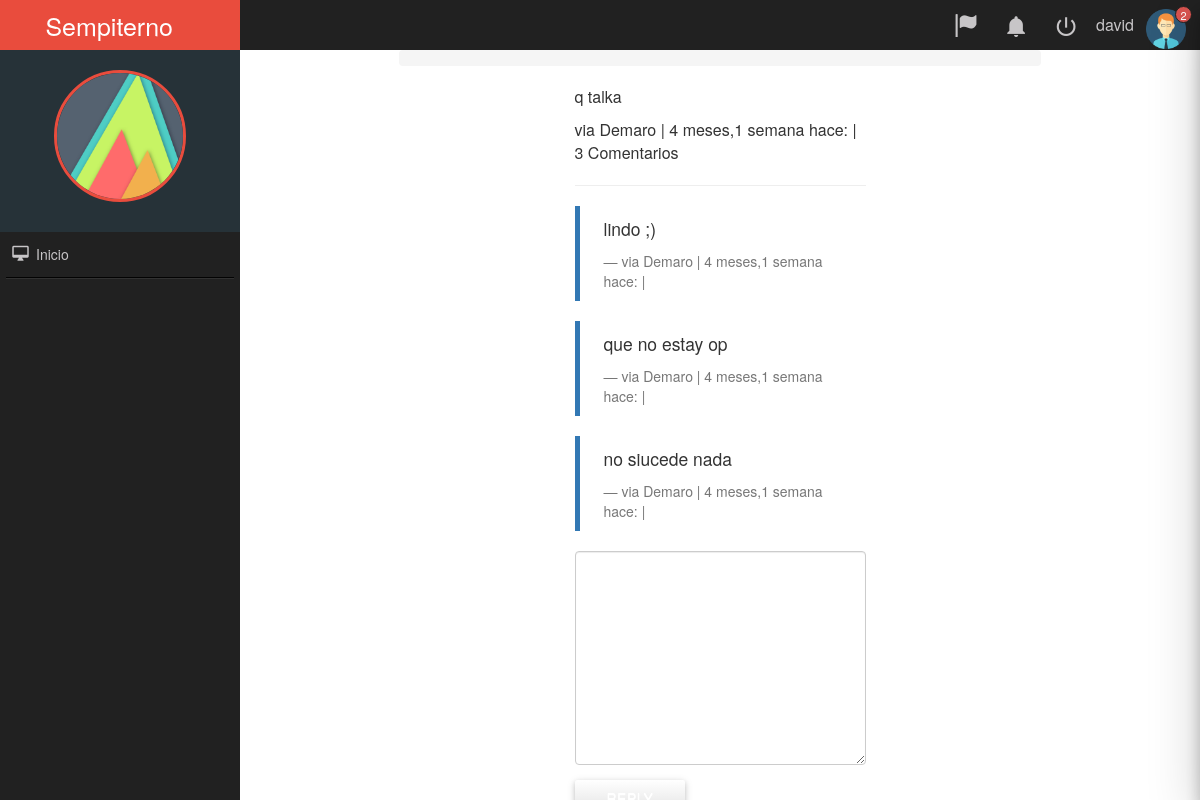
Page /comments/1/ (signed in) on the committed database.
### comments/models.py (models this page shows, shortened)
class Comment(models.Model):
    user        = models.ForeignKey(settings.AUTH_USER_MODEL, default=1)
    content_type = models.ForeignKey(ContentType, on_delete=models.CASCADE)
    object_id = models.PositiveIntegerField()
    content_object = GenericForeignKey('content_type', 'object_id')
    parent      = models.ForeignKey("self", null=True, blank=True)
    content     = models.TextField()
    timestamp   = models.DateTimeField(auto_now_add=True)
    objects = CommentManager()
    class Meta:
        ordering = ['-timestamp']
    def children(self): #replies
        return Comment.objects.filter(parent=self)
    @property
    def is_parent(self):
        if self.parent is not None:
            return False
        return True

### comments/views.py (the view, shortened to what this page needs)
# urls.py: url(r'^(?P<id>\d+)/$', comment_thread, name='thread'),
def comment_thread(request, id):
    try:
        obj = Comment.objects.get(id=id)
    except:
        raise Http404
    if not obj.is_parent:
        obj = obj.parent
    content_object = obj.content_object # Post that the comment is on
    content_id = obj.content_object.id
    initial_data = {
            "content_type": obj.content_type,
            "object_id": obj.object_id
    }
    form = CommentForm(request.POST or None, initial=initial_data)
    context = {
        "comment": obj,
        "form": form,
    }
    return render(request, "comment_thread.html", context)

### comments/forms.py
class CommentForm(forms.Form):
    content_type = forms.CharField(widget=forms.HiddenInput)
    object_id = forms.IntegerField(widget=forms.HiddenInput)
    content = forms.CharField(label='', widget=forms.Textarea)

### templates/comment_thread.html (shortened to what this page needs)
{% extends "base.html" %}
{% load urlify %}
{% load crispy_forms_tags %}
{% block content %}
<div class='col-sm-6 col-sm-offset-3'>
          <p>{{ comment.content }}</p>
          <footer>via {{ comment.user }} | {{ comment.timestamp|timesince }} hace: | {% if comment.children.count > 0 %}{{ comment.children.count }} Comentario{% if comment.children.count > 1 %}s{% endif %} {% endif %} </footer>
          <hr/>
          <div>
              {% for child_comment in comment.children %}
                <blockquote>
                <p>{{ child_comment.content }}</p>
                <footer>via {{ child_comment.user }} | {{ child_comment.timestamp|timesince }} hace: | {% if request.user == child_comment.user %}<a href='{{ child_comment.get_delete_url }}'>Eliminar</a>{% endif %}</footer>
                </blockquote>
             {% endfor %}
             {% if request.user.is_authenticated %}
            <form method="POST" action="."> {% csrf_token %}
                {{ form|crispy }}
                <input type='submit' value='Reply' class='btn btn-default'>
            </form>
            {% else %}
            <p>
            Debes iniciar sesión para comentar! </p>
            {% endif %}
        </div>
</div>
{% endblock content %}

### templates/base.html (shortened to what this page needs)
<!DOCTYPE html>
<html lang="es">
<head>
<link rel="stylesheet" href="https://maxcdn.bootstrapcdn.com/bootstrap/3.3.6/css/bootstrap.min.css">
<link rel="stylesheet" href="https://maxcdn.bootstrapcdn.com/bootstrap/3.3.6/css/bootstrap-theme.min.css">
<link rel='stylesheet' href='https://maxcdn.bootstrapcdn.com/font-awesome/4.5.0/css/font-awesome.min.css' >
{% load staticfiles %}
<link rel='stylesheet' href='{% static "css/base.css" %}' />
    <link rel="stylesheet" href='{% static "css/normalize.css" %}'>
    <link rel="stylesheet" href='{% static "css/materialize.min.css" %}'>
    <link rel="stylesheet" href='{% static "css/material-design-iconic-font.min.css" %}'>
    <link rel="stylesheet" href='{% static "css/jquery.mCustomScrollbar.css" %}'>
    <link rel="stylesheet" href='{% static "css/sweetalert.css" %}'>
    <link rel="stylesheet" href='{% static "css/style.css" %}'>
    <section class="NavLateral full-width">
        <div class="NavLateral-content full-width">
            <header class="NavLateral-title full-width center-align">
               Sempiterno
            </header>
            <figure class="full-width NavLateral-logo">
                <img src='{% static "assets/img/logo.png" %}' alt="material-logo" class="responsive-img center-box">
            </figure>
            <div class="NavLateral-Nav">
                <ul class="full-width">
                    <li>
                        <a href="/" class="waves-effect waves-light"><i class="zmdi zmdi-desktop-mac zmdi-hc-fw"></i> Inicio</a>
                    </li>
                    <li class="NavLateralDivider"></li>
                </ul>
            </div>
        </div>
    </section>
    </head>
    <section class="ContentPage full-width">
        <div class="ContentPage-Nav full-width">
            <ul class="full-width">
                {% if request.user.is_authenticated %}
                <li><figure><img src='{% static "assets/img/user.png" %}' alt="UserImage"></figure></li>
                <li style="padding:0 5px;">{{request.user.username}}</li>
                <li><a href='{% url "logout" %}' class="tooltipped waves-effect " data-position="bottom" data-delay="50" data-tooltip="Logout"><i class="zmdi zmdi-power"></i></a></li>
                {% endif %}
                {% if request.user.is_authenticated %}
                <li>
                    <a href="#" class="tooltipped waves-effect-light btn-Notification" data-position="bottom" data-delay="50" data-tooltip="Notifications">
                        <i class="zmdi zmdi-notifications"></i>
                <li><a href='/create' class="tooltipped waves-effect" data-position="bottom" data-delay="50" data-tooltip="Publicar"><i class="glyphicon glyphicon-flag"></i></a></li>
                        <span class="ContentPage-Nav-indicator bg-danger">2</span>
                    {% endif %}
                    </a>
                </li>
            </ul>
        </div>
</body>
</head>
<body>
<div class='container'>
    <ol class='breadcrumb'>
    </ol>
{% block content %}
{% endblock content %}
</div>
</body>

### static/css/style.css (style rules this page uses)
body, html { margin: 0; padding: 0; position: relative; font-size: 16px; background-color: #fff; width: 100%; height: 100%; color: #333; }
.full-width { margin: 0; padding: 0; width: 100%; }
.center-box { margin:0 auto; }
.bg-danger { background-color: #d9534f !important; }
.NavLateral, .ContentPage { position: absolute; top: 0; height: 100%; }
.NavLateral { left: 0; width: 20%; }
.NavLateral-content { height: 100%; position: absolute; z-index: 10; background-color: rgb(33,33,33); color: #C7C5C7; }
.NavLateral-title { height: 50px; line-height: 50px; color: #fff; background-color: rgb(233,76,61); font-size: 25px; }
.NavLateral-logo { padding: 20px 0; color: #fff; background-color: rgb(38,50,56); }
.NavLateral-logo img { width: 55%; height: auto; display: block; border-radius: 50%; margin-bottom: 10px; border: 3px solid rgb(233,76,61); }
.NavLateralDivider { height: 0 !important; width: 95% !important; background-color: transparent; border: none; border-top: 1px solid rgba(0,0,0,0.9); border-bottom:1px solid rgba(255,255,255,0.08); margin: 0 auto !important; }
.NavLateral-Nav ul li { height: auto; margin: 0; padding: 0; }
.NavLateral-Nav ul li a { height: 45px; line-height: 45px; width: 100%; font-size: 14px; padding-left: 9px; display: block; color: #C7C5C7; transition: all .3s ease-in-out; }
.NavLateral-Nav ul li a i { font-size: 18px; }
.ContentPage { right: 0; width: 80%; background-color: #fff; }
.ContentPage-Nav { height: 50px; background-color: rgb(33,33,33); position: relative; }
.ContentPage-Nav ul { height: 50px; padding-right: 9px; position: relative; }
.ContentPage-Nav ul li { height: 50px; float: right; min-width: 50px; color: #C7C5C7; position: relative; line-height: 50px; }
.ContentPage-Nav ul li a { height: 50px; width: 50px; line-height: 50px; display: block; text-align: center; color: #C7C5C7; font-size: 25px; position: relative; }
.ContentPage-Nav ul li figure { margin: 0; padding: 0 5px; }
.ContentPage-Nav ul li figure img { width: 40px; height: 40px; margin-top: 5px; }
.ContentPage-Nav-indicator { position: absolute; top: 6px; right: 8px; font-size: 11px; text-align: center; width: 17px; height: 17px; line-height: 17px; border-radius: 50%; color: #fff; border: 1px solid rgb(33,33,33); }

### rows in the picture
Comment: content "q talka", user "Demaro", timestamp "4 meses,1 semana", children.count "3"
Comment: content "lindo ;)", user "Demaro", timestamp "4 meses,1 semana"
Comment: content "que no estay op", user "Demaro", timestamp "4 meses,1 semana"
Comment: content "no siucede nada", user "Demaro", timestamp "4 meses,1 semana"

### other values in the picture
{{ request.user.username }} "david"
